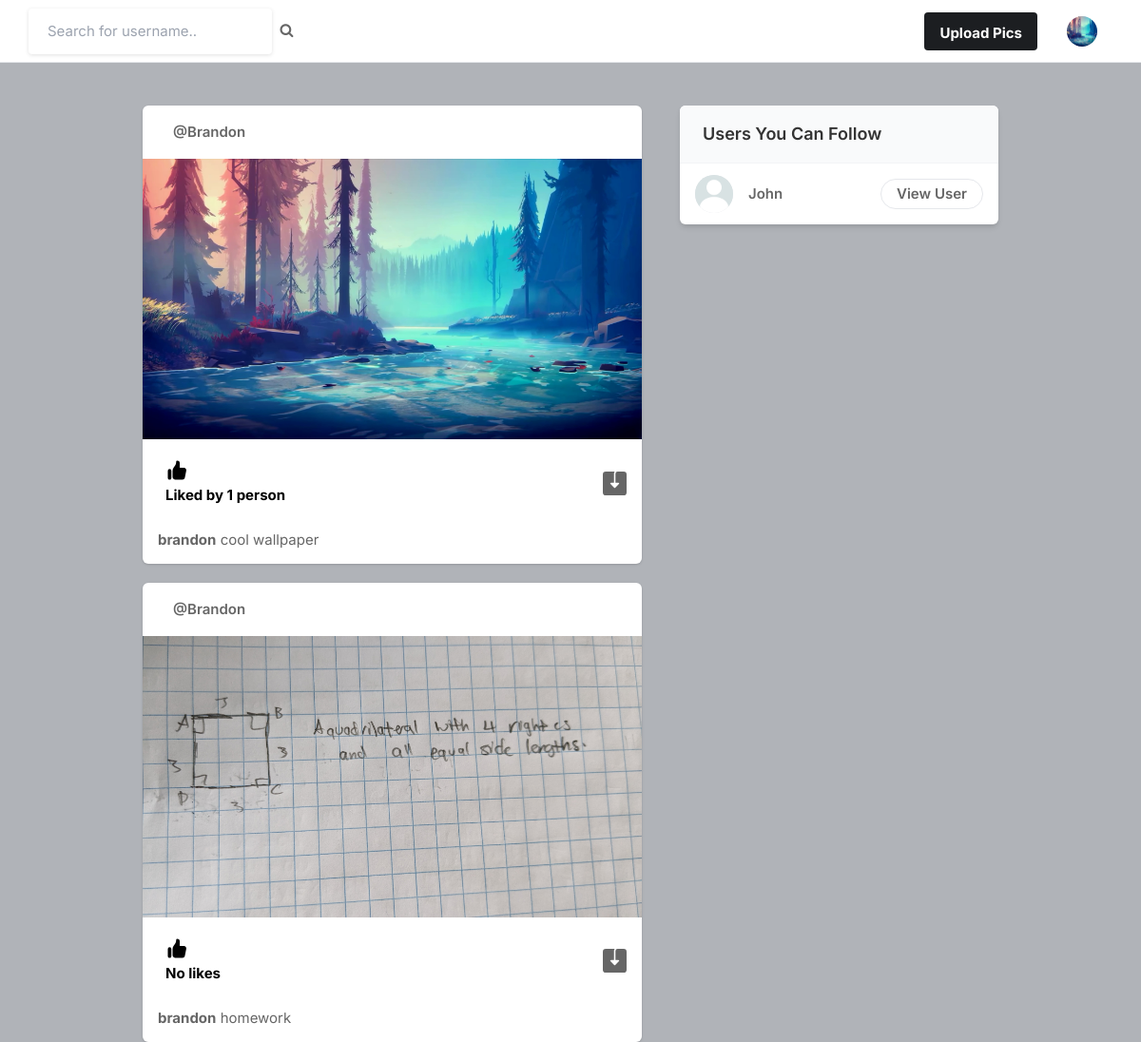
The app's page / (signed in) with its own data.
### core/models.py (models this page shows, shortened)
class Profile(models.Model):
    user = models.ForeignKey(User, on_delete=models.CASCADE)
    id_user = models.IntegerField()
    bio = models.TextField(blank=True)
    profileimg = models.ImageField(upload_to='profile_images', default="blank_profile.jpg")
    location = models.CharField(max_length=100, blank=True)

class Post(models.Model):
    id = models.UUIDField(primary_key=True, default=uuid.uuid4)
    user = models.CharField(max_length=100)
    image = models.ImageField(upload_to='post_images')
    caption = models.TextField()
    created_at = models.DateTimeField(default=datetime.now)
    no_of_likes = models.IntegerField(default=0)

### core/views.py (the view)
# urls.py: path('', views.index, name='index'),
@login_required(login_url='signin')
def index(request):
    user_object = User.objects.get(username=request.user.username)
    user_profile = Profile.objects.get(user=user_object)
    user_following_list = []
    feed = []
    user_following = FollowersCount.objects.filter(follower=request.user.username)
    for users in user_following:
        user_following_list.append(users.user)
    for usernames in user_following_list:
        feed_lists = Post.objects.filter(user=usernames)
        feed.append(feed_lists)
    feed_list = list(chain(*feed))
    top_liked = Post.objects.all().order_by('-no_of_likes')
    order = top_liked[:9]
    top = []
    for i in order:
        top.append(i)
    top_liked = top
    feed_list1 = []
    if not feed_list:
        feed_list1 = top_liked
    else:
        feed_list1 = feed_list + top_liked
    all_users = User.objects.all()
    user_following_all = []
    for user in user_following:
        user_list = User.objects.get(username=user.user)
        user_following_all.append(user_list)
    new_suggestions_list = [x for x in list(all_users) if (x not in list(user_following_all))]
    current_user = User.objects.filter(username=request.user.username)
    final_suggestions_list = [x for x in list(new_suggestions_list) if ( x not in list(current_user))]
    random.shuffle(final_suggestions_list)
    username_profile = []
    username_profile_list = []
    for users in final_suggestions_list:
        username_profile.append(users.id)
    for ids in username_profile:
        profile_lists = Profile.objects.filter(id_user=ids)
        username_profile_list.append(profile_lists)
    suggestions_username_profile_list = list(chain(*username_profile_list))
    return render(request, 'index.html', {'user_profile' : user_profile, 'posts': feed_list1, 'suggestions_username_profile_list': suggestions_username_profile_list[:4]})

### templates/index.html (shortened to what this page needs)
{% load static %}
<!DOCTYPE html>
<html lang="en">
<head>
    <link rel="stylesheet" href="{% static 'assets/css/icons.css' %}">
    <link rel="stylesheet" href="{% static 'assets/css/uikit.css' %}">
    <link rel="stylesheet" href="{% static 'assets/css/style.css' %}">
    <link rel="stylesheet" href="{% static 'assets/css/tailwind.css' %}">
    <link rel="stylesheet" href="https://cdnjs.cloudflare.com/ajax/libs/font-awesome/4.7.0/css/font-awesome.min.css">
</head>
<body>
            <header>
                <div class="header_inner">
                    <form action="/search" method="POST">
                    <div class="left-side">
                            <input type="text" name="username" placeholder="Search for username..">&nbsp;&nbsp;
                            <button type="submit"><i class="fa fa-search fa-1x"></i></button>
                    </div>
                    </form>
                    <div class="right-side lg:pr-4">
                        <a href="#"
                            class="bg-pink-500 flex font-bold hidden hover:bg-pink-600 hover:text-white inline-block items-center lg:block max-h-10 mr-4 px-4 py-2 rounded shado text-white" >
                              <h5 style="text-align: center; margin-top: -25px; color:white">Upload Pics</h5>
                        </a>
                        <a href="#">
                            <img src="{{user_profile.profileimg.url}}" class="header-avatar" alt="">
                        </a>
                    </div>
                </div>
            </header>
            <div class="container m-auto">
                <div class="lg:flex justify-center lg:space-x-10 lg:space-y-0 space-y-5">
                    <div class="space-y-5 flex-shrink-0 lg:w-7/12">
                        {% for post in posts %}
                        <div class="bg-white shadow rounded-md  -mx-2 lg:mx-0">
                            <div class="flex justify-between items-center px-4 py-3">
                                <div class="flex flex-1 items-center space-x-4">
                                    <span class="block capitalize font-semibold "><a href="/profile/{{post.user}}"> @{{post.user}}</a> </span>
                                </div>
                              <div>
                                <a href="#"> <i class="icon-feather-more-horizontal text-2xl hover:bg-gray-200 rounded-full p-2 transition -mr-1 "></i> </a>
                              </div>
                            </div>
                            <div uk-lightbox>
                                <a href="{{post.image.url}}">
                                    <img src="{{post.image.url}}" alt="">
                                </a>
                            </div>
                            <div class="py-3 px-4 space-y-3">
                                <div class="flex space-x-4 lg:font-bold">
                                    <a href="/like-post?post_id={{post.id}}" class="flex items-center space-x-2">
                                        <div class="p-2 rounded-full text-black">
                                            {% if post.no_of_likes == 0 %}
                                            <p>No likes</p>
                                            {% elif post.no_of_likes == 1 %}
                                            <p>Liked by 1 person</p>
                                            {% else %}
                                            <p>Liked by {{post.no_of_likes}} people</p>
                                            {% endif %}
                                        </div>
                                    </a>
                                    <a href="#" class="flex items-center space-x-2 flex-1 justify-end">
                                    </a>
                                </div>
                                <p>
                                    <a href="/profile/{{post.user}}"><strong>{{post.user}}</strong> </a>{{post.caption}}
                                </p>
                            </div>
                        </div>
                        {% endfor %}
                    </div>
                    <div class="lg:w-5/12">
                        <div class="bg-white  shadow-md rounded-md overflow-hidden">
                            <div class="bg-gray-50  border-b border-gray-100 flex items-baseline justify-between py-4 px-6 ">
                                <h2 class="font-semibold text-lg">Users You Can Follow</h2>
                            </div>
                            <div class="divide-gray-300 divide-gray-50 divide-opacity-50 divide-y px-4 ">
                                {% for suggestion in suggestions_username_profile_list %}
                                <div class="flex items-center justify-between py-3">
                                    <div class="flex flex-1 items-center space-x-4">
                                        <a href="/profile/{{suggestion.user}}">
                                            <img src="{{suggestion.profileimg.url}}" class="bg-gray-200 rounded-full w-10 h-10">
                                        </a>
                                        <div class="flex flex-col">
                                            <span class="block capitalize font-semibold"> {{suggestion.user}} </span>
                                        </div>
                                    </div>
                                    <a href="/profile/{{suggestion.user}}" class="border border-gray-200 font-semibold px-4 py-1 rounded-full hover:bg-pink-600 hover:text-white hover:border-pink-600 "> View User </a>
                                </div>
                                {% endfor %}
                            </div>
                        </div>
                    </div>
                </div>
            </div>
</body>
</html>

### static/assets/css/style.css (style rules this page uses)
body { background-color: #B0B3B8!important; }
button { vertical-align: middle; }
input { height: 48px; line-height: 48px; padding: 0 20px; outline: none; font-size: 15px; color: #808080; max-width: 100%; width: 100%; -webkit-box-sizing: border-box; box-sizing: border-box; display: block; font-weight: 400; opacity: 1; border-radius: 4px; border: none; -webkit-box-shadow: 0 1px 4px 0px rgba(0, 0, 0, 0.12); box-shadow: 0 1px 4px 0px rgba(0, 0, 0, 0.12); }
input[type="text"], input[type="password"], input[type="email"], input[type="number"] { height: 48px; line-height: 48px; padding: 0 20px; outline: none; font-size: 15px; color: #808080; max-width: 100%; width: 100%; -webkit-box-sizing: border-box; box-sizing: border-box; display: block; font-weight: 400; opacity: 1; border-radius: 4px; border: none; -webkit-box-shadow: 0 1px 4px 0px rgba(0, 0, 0, 0.12); box-shadow: 0 1px 4px 0px rgba(0, 0, 0, 0.12); }
input { -webkit-transition: all 0.1s ease-in-out; transition: all 0.1s ease-in-out; }
::placeholder { color: #808080; opacity: 1; }
button { border: none; margin: 0; padding: 0; width: auto; overflow: visible; background: transparent; color: inherit; font: inherit; line-height: normal; cursor: pointer; }
a { color: #be185d; -webkit-transition: 0.3s; transition: 0.3s; outline: none !important; }
button { outline: none !important; }
img { max-width: 100%; }
body { color: #666; font-size: 15px; line-height: 27px; background-color: #f0f2f5; font-family: "Inter", sans-serif; text-transform: none; }
body p { font-size: 15px; line-height: 27px; }
h1, h2, h3, h4, h5, h6 { font-family: "Inter", sans-serif; text-transform: none; }
input[type="text"], input[type="password"], input[type="email"] { font-family: "Inter", sans-serif; text-transform: none; }
button, body .pac-container { font-family: "Inter", sans-serif; text-transform: none; }
h1, h2, h3, h4, h5, h6 { color: #333; font-weight: 500; margin: 0; padding: 0; }
h2 { font-size: 26px; }
h5 { font-size: 14px; }
b, strong { font-weight: 700 !important; }
@media (min-width: 1024px) { .container { max-width: 900px !important; padding-top: 45px; } }
header { background-color: #fff; left: 0; right: 0; top: 0; z-index: 99; height: 66px; display: -webkit-box; display: -ms-flexbox; display: flex; -webkit-box-align: center; -ms-flex-align: center; align-items: center; border-bottom: 1px solid #e5e7eb; }
header .header_inner { display: -webkit-box; display: -ms-flexbox; display: flex; -webkit-box-align: center; -ms-flex-align: center; align-items: center; max-width: 1090px; margin: auto; width: 100%; max-width: 100% !important; padding: 0 30px; }
header .header_inner .left-side { display: -webkit-box; display: -ms-flexbox; display: flex; -webkit-box-align: center; -ms-flex-align: center; align-items: center; }
header .header_inner .right-side { display: -webkit-box; display: -ms-flexbox; display: flex; -webkit-box-align: center; -ms-flex-align: center; align-items: center; -webkit-box-pack: end; -ms-flex-pack: end; justify-content: flex-end; margin-left: auto; }
header .header_inner .right-side .header-avatar { width: 32px; height: 32px; border-radius: 100%; margin-left: 15px; }

### records on screen
Profile: profileimg (picture)
Post: user "Brandon", image (picture), no_of_likes "Liked by 1 person", user "brandon", caption "cool wallpaper"
Post: user "Brandon", image (picture), no_of_likes "No likes", user "brandon", caption "homework"
Profile: profileimg (placeholder picture), user "John"
